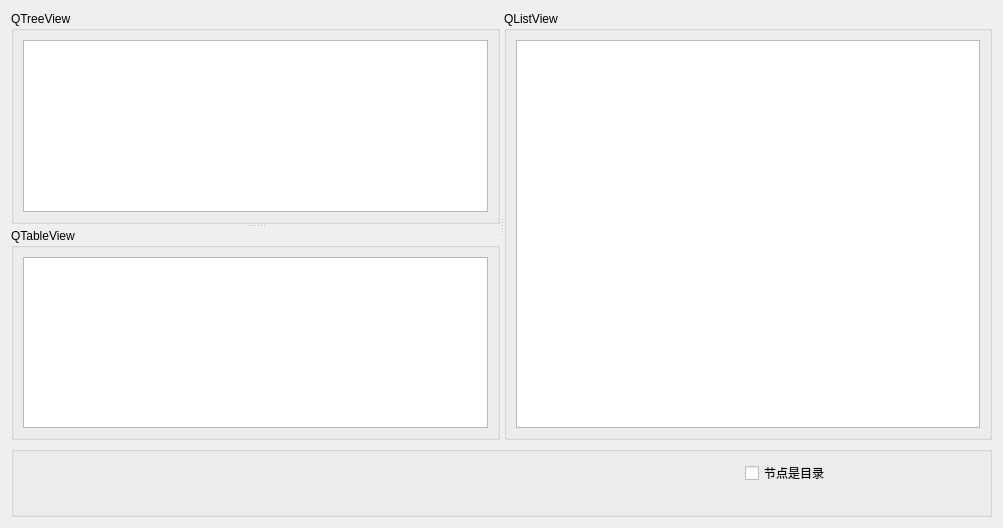
<?xml version="1.0" encoding="UTF-8"?>
<ui version="4.0">
 <class>Widget</class>
 <widget class="QWidget" name="Widget">
  <property name="geometry">
   <rect>
    <x>0</x>
    <y>0</y>
    <width>1003</width>
    <height>528</height>
   </rect>
  </property>
  <property name="windowTitle">
   <string>Widget</string>
  </property>
  <layout class="QGridLayout" name="gridLayout_2">
   <item row="1" column="0">
    <widget class="QGroupBox" name="groupBox_4">
     <property name="title">
      <string/>
     </property>
     <layout class="QGridLayout" name="gridLayout">
      <item row="0" column="1">
       <widget class="QLabel" name="labelSize">
        <property name="text">
         <string/>
        </property>
       </widget>
      </item>
      <item row="0" column="3">
       <widget class="QCheckBox" name="ckbIsDir">
        <property name="text">
         <string>节点是目录</string>
        </property>
       </widget>
      </item>
      <item row="0" column="0">
       <widget class="QLabel" name="labelFileName">
        <property name="text">
         <string/>
        </property>
       </widget>
      </item>
      <item row="1" column="0">
       <widget class="QLabel" name="labelFilePath">
        <property name="text">
         <string/>
        </property>
       </widget>
      </item>
      <item row="0" column="2">
       <widget class="QLabel" name="labelType">
        <property name="text">
         <string/>
        </property>
       </widget>
      </item>
     </layout>
    </widget>
   </item>
   <item row="0" column="0">
    <widget class="QSplitter" name="splitter_2">
     <property name="orientation">
      <enum>Qt::Horizontal</enum>
     </property>
     <widget class="QSplitter" name="splitter">
      <property name="orientation">
       <enum>Qt::Vertical</enum>
      </property>
      <widget class="QGroupBox" name="groupBox_2">
       <property name="title">
        <string>QTreeView</string>
       </property>
       <layout class="QHBoxLayout" name="horizontalLayout_2">
        <item>
         <widget class="QTreeView" name="treeView"/>
        </item>
       </layout>
      </widget>
      <widget class="QGroupBox" name="groupBox_3">
       <property name="title">
        <string>QTableView</string>
       </property>
       <layout class="QHBoxLayout" name="horizontalLayout">
        <item>
         <widget class="QTableView" name="tableView"/>
        </item>
       </layout>
      </widget>
     </widget>
     <widget class="QGroupBox" name="groupBox">
      <property name="title">
       <string>QListView</string>
      </property>
      <layout class="QHBoxLayout" name="horizontalLayout_3">
       <item>
        <widget class="QListView" name="listView"/>
       </item>
      </layout>
     </widget>
    </widget>
   </item>
  </layout>
 </widget>
 <resources/>
 <connections>
  <connection>
   <sender>treeView</sender>
   <signal>clicked(QModelIndex)</signal>
   <receiver>listView</receiver>
   <slot>setRootIndex(QModelIndex)</slot>
   <hints>
    <hint type="sourcelabel">
     <x>254</x>
     <y>122</y>
    </hint>
    <hint type="destinationlabel">
     <x>747</x>
     <y>228</y>
    </hint>
   </hints>
  </connection>
  <connection>
   <sender>treeView</sender>
   <signal>clicked(QModelIndex)</signal>
   <receiver>tableView</receiver>
   <slot>setRootIndex(QModelIndex)</slot>
   <hints>
    <hint type="sourcelabel">
     <x>254</x>
     <y>122</y>
    </hint>
    <hint type="destinationlabel">
     <x>254</x>
     <y>334</y>
    </hint>
   </hints>
  </connection>
 </connections>
</ui>
